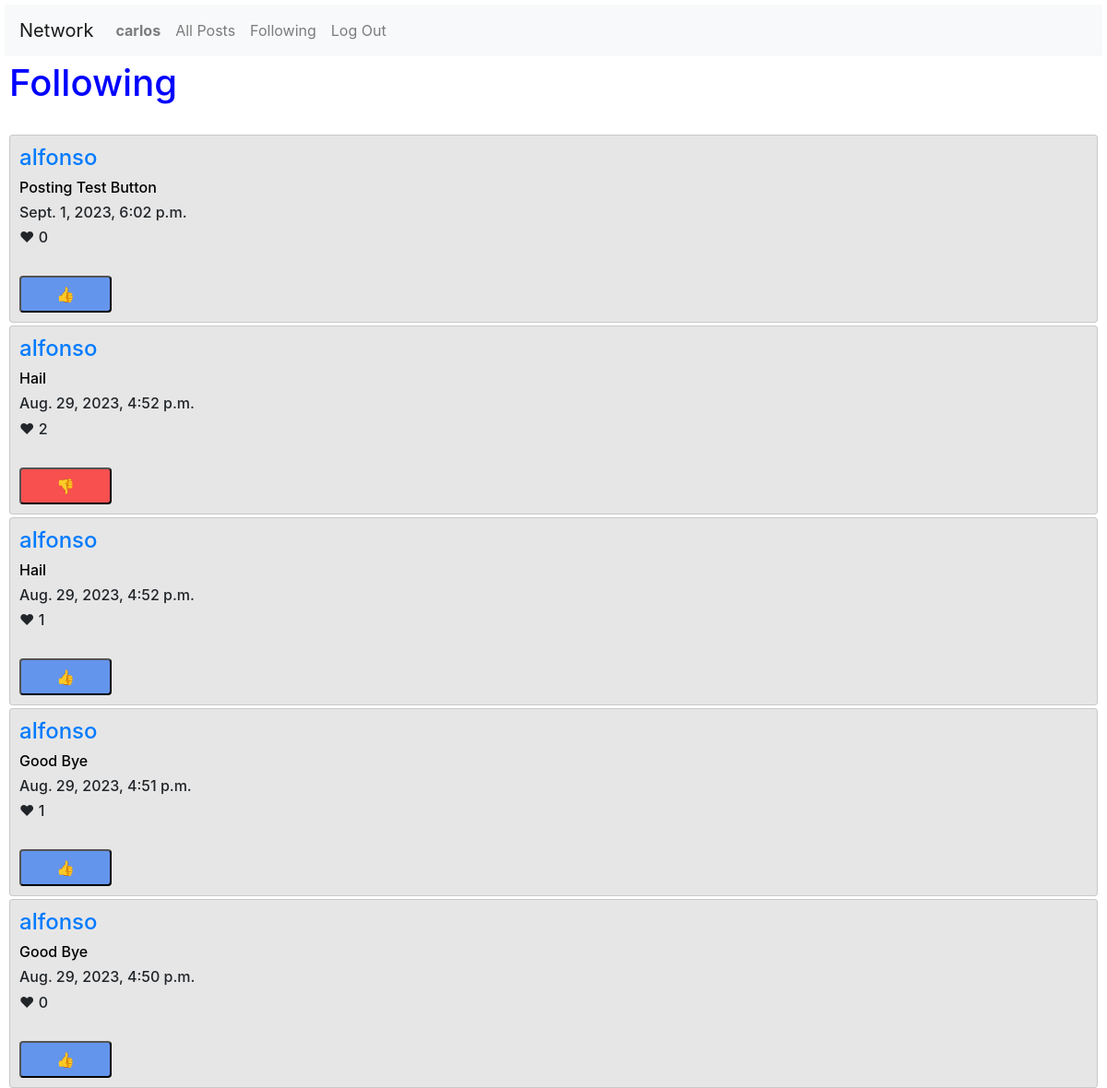
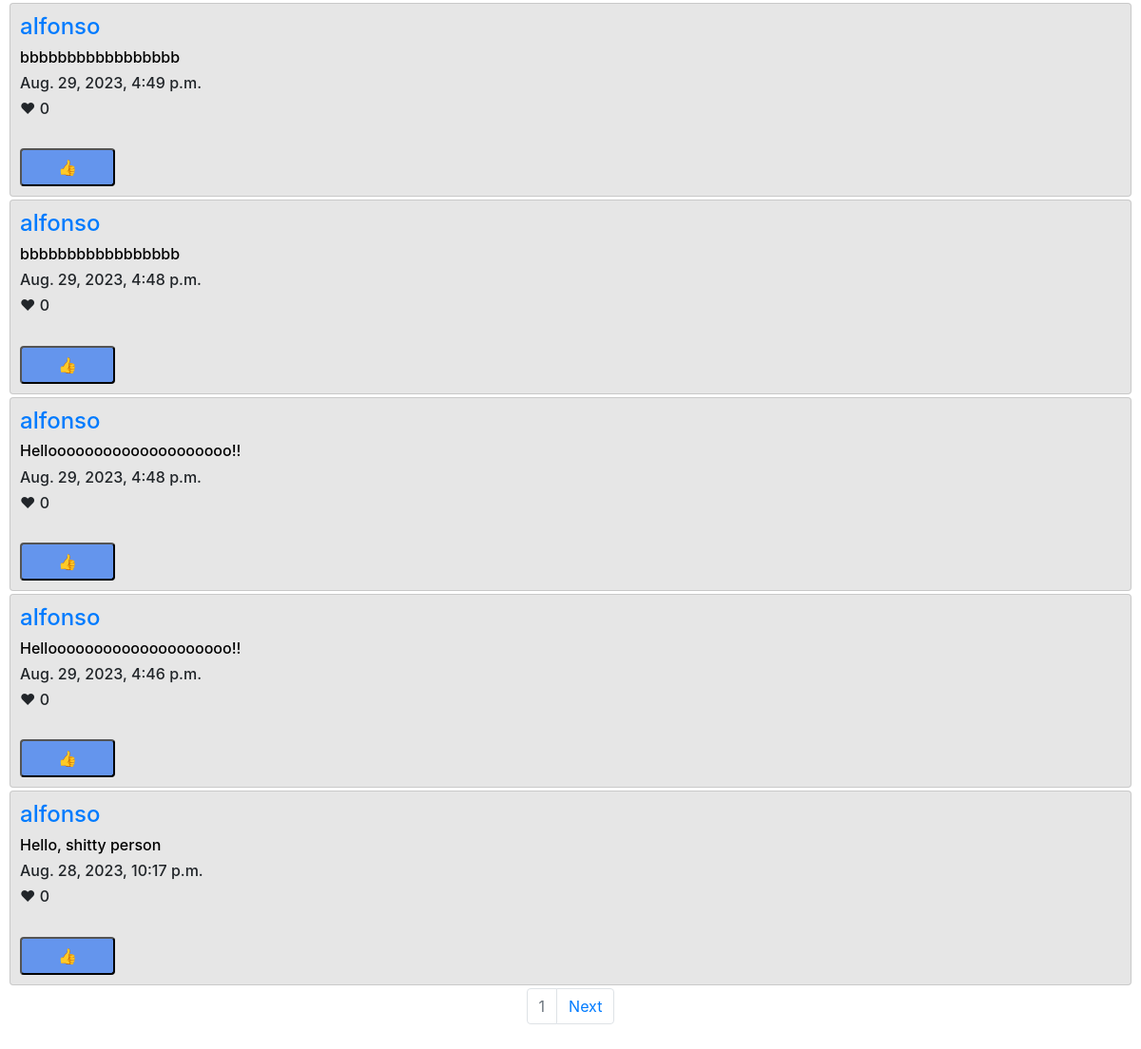
The page /following (signed in) on the database its author committed (2 pictures, top to bottom).
### network/models.py (models this page shows, shortened)
class User(AbstractUser):
    pass

class Post(models.Model):
    user = models.ForeignKey(User, on_delete=models.CASCADE, related_name="poster")
    content = models.TextField(max_length=180, null=False)
    timestamp = models.DateTimeField(auto_now_add=True)
    like = models.IntegerField(default=0)

### network/views.py (the view)
# urls.py: path("following", views.following, name="following"),
def following(request):
    following_ = UserFollowing.objects.filter(user_id=User.objects.get(id=request.user.id))
    iFollow = []    #[<User: alschz>, <User: alfonso>]
    for i in range(0, len(following_)):
        iFollow.append(following_[i].following_user_id)
    posts = []  # Two QuerySets
    for i in range(0, len(iFollow)):
        posts.append(Post.objects.filter(user=iFollow[i]))
    posts_query = []
    for i in range(0, len(posts)):  #for every queryset
        for k in range(0, len(posts[i])):   #for every post inside a queryset
            posts_query.append(posts[i][k])
    posts_query.sort(key=lambda post: post.id, reverse=True)
    paginator = Paginator(posts_query, 10)
    page_number = request.GET.get("page")
    page_obj = paginator.get_page(page_number)
    likes = UserLike.objects.filter(user_id=request.user.id)
    liked_posts = []
    for i in range(0, len(likes)):
        for j in range(0, len(posts_query)):
            if likes[i].post_like == posts_query[j]:
                liked_posts.append(posts_query[j])
    return render(request, "network/following.html",
                  {
                   "posts":page_obj,
                   "likes":liked_posts,
                   })

### network/templates/network/following.html (shortened to what this page needs)
{% extends "network/layout.html" %}
{% block body %}
    <h1>Following</h1>
    <br>
    {% for post in posts %}
      {% if post in likes %}
        <div class="card">
          <h4><a href="{% url 'profile' post.user %}">{{post.user}}</a></h4>
          <div id="post_{{post.id}}">
              <h6><a class="anchor_content" href="{% url 'post_page' post.id %}">{{post.content}}</a></h6>
              <h6> {{post.timestamp}} </h6>
              <h6 id="like_{{post.id}}" >&#10084; {{post.like}}</h6>
              <br>
              {% if user.is_authenticated %}
              <div>
                  <button style="background-color:  rgb(248, 79, 79); border-radius: 4px;" name="dislike" value="{{post.id}}">&#128078;</button>
              </div>
              {% endif %}
          </div>
        </div>
      {% else %}
        <div class="card">
          <h4><a href="{% url 'profile' post.user %}">{{post.user}}</a></h4>
          <div id="post_{{post.id}}">
              <h6><a class="anchor_content" href="{% url 'post_page' post.id %}">{{post.content}}</a></h6>
              <h6> {{post.timestamp}} </h6>
              <h6 id="like_{{post.id}}">&#10084; {{post.like}}</h6>
              <br>
              {% if user.is_authenticated %}
              <div>
                  <button style="background-color: cornflowerblue; border-radius: 4px;" name="like" value="{{post.id}}">&#128077;</button>
              </div>
              {% endif %}
          </div>
        </div>
      {% endif %}
    {% endfor %}
    <nav aria-label="Page navigation example">
        <ul class="pagination justify-content-center">
          <li class="page-item disabled"><a class="page-link" href="#">{{posts.number}}</a></li>
        {% if posts.has_next %}
          <li class="page-item">
            <a class="page-link" href="?page={{ posts.next_page_number }}">Next</a>
          </li>
        {% endif %}
        </ul>
      </nav>
{% endblock %}

### network/templates/network/layout.html (shortened to what this page needs)
{% load static %}
<!DOCTYPE html>
<html lang="en">
    <head>
        <link rel="stylesheet" href="https://stackpath.bootstrapcdn.com/bootstrap/4.4.1/css/bootstrap.min.css">
        <link href="{% static 'network/styles.css' %}" rel="stylesheet">
    </head>
    <body>
        <nav class="navbar navbar-expand navbar-light bg-light">
            <a class="navbar-brand" href="{% url 'index' %}">Network</a>
            <div>
              <ul class="navbar-nav mr-auto">
                {% if user.is_authenticated %}
                    <li class="nav-item">
                        <a class="nav-link" href="{% url 'profile' user.username %}"><strong>{{ user.username }}</strong></a>
                    </li>
                {% endif %}
                <li class="nav-item">
                  <a class="nav-link" href="{% url 'index' %}">All Posts</a>
                </li>
                {% if user.is_authenticated %}
                    <li class="nav-item">
                        <a class="nav-link" href="{% url 'following' %}">Following</a>
                    </li>
                    <li class="nav-item">
                        <a class="nav-link" href="{% url 'logout' %}">Log Out</a>
                    </li>
                {% endif %}
              </ul>
            </div>
          </nav>
        <div id="block-body">
            {% block body %}
            {% endblock %}
        </div>
    </body>
</html>

### network/static/network/styles.css (style rules this page uses)
h1 { color: blue; }
.card { padding: 10px; background-color: rgb(230, 230, 230); margin-bottom: 3px; }
.btn, button { width: 100px; height: 40px; text-align: center; color:aliceblue; }
body, #block-body { padding: 5px; }
.anchor_content { text-decoration: none; color: black; }

### rows shown on the page
User: username "carlos"
Post: user "alfonso", content "Posting Test Button", timestamp "Sept. 1, 2023, 6:02 p.m.", like "0", {{ post.id }} 32 (drawn)
Post: user "alfonso", content "Hail", timestamp "Aug. 29, 2023, 4:52 p.m.", like "2", {{ post.id }} 31 (drawn)
Post: user "alfonso", content "Hail", timestamp "Aug. 29, 2023, 4:52 p.m.", like "1", {{ post.id }} 30 (drawn)
Post: user "alfonso", content "Good Bye", timestamp "Aug. 29, 2023, 4:51 p.m.", like "1", {{ post.id }} 29 (drawn)
Post: user "alfonso", content "Good Bye", timestamp "Aug. 29, 2023, 4:50 p.m.", like "0", {{ post.id }} 28 (drawn)
Post: user "alfonso", content "bbbbbbbbbbbbbbbbb", timestamp "Aug. 29, 2023, 4:49 p.m.", like "0", {{ post.id }} 27 (drawn)
Post: user "alfonso", content "bbbbbbbbbbbbbbbbb", timestamp "Aug. 29, 2023, 4:48 p.m.", like "0", {{ post.id }} 26 (drawn)
Post: user "alfonso", content "Helloooooooooooooooooooo!!", timestamp "Aug. 29, 2023, 4:48 p.m.", like "0", {{ post.id }} 25 (drawn)
Post: user "alfonso", content "Helloooooooooooooooooooo!!", timestamp "Aug. 29, 2023, 4:46 p.m.", like "0", {{ post.id }} 24 (drawn)
Post: user "alfonso", content "Hello, shitty person", timestamp "Aug. 28, 2023, 10:17 p.m.", like "0", {{ post.id }} 23 (drawn)

### other values the page prints
{{ posts.number }} "1"
